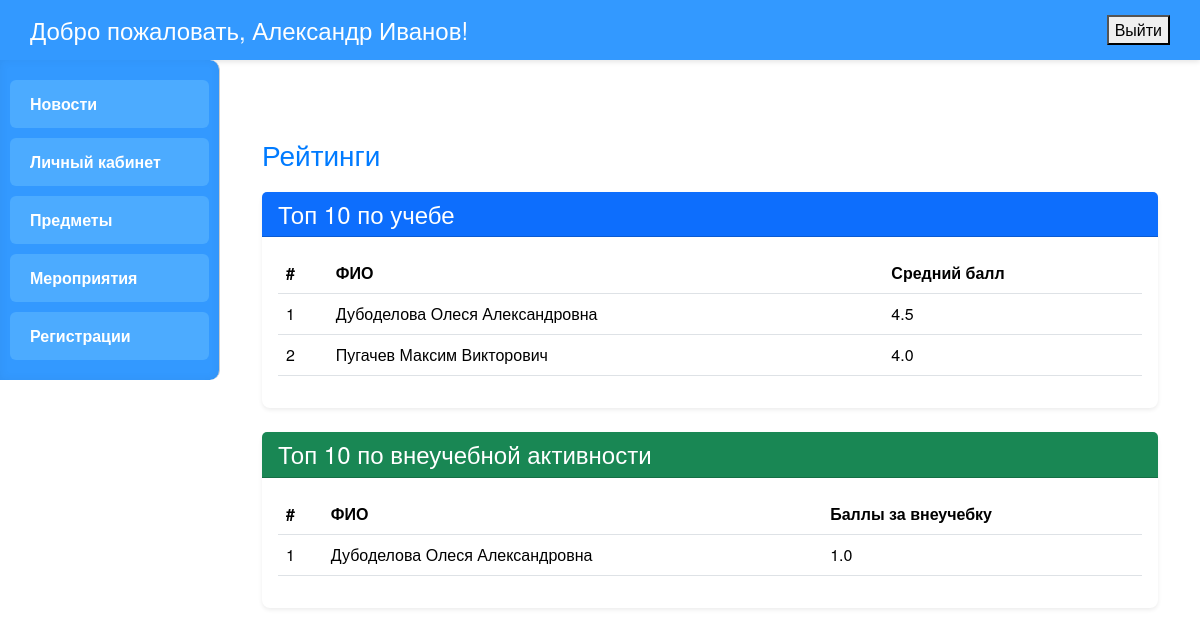
Screenshot of / (signed in) with the database file from the repository.
### main/models.py (models this page shows, shortened)
class Profile(models.Model):
    ROLES = [
        ('ST', 'Студент'),
        ('TE', 'Преподаватель'),
        ('AD', 'Администратор'),
        ('MA', 'Менеджер'),
        ('PR', 'Продавец'),
    ]
    user = models.OneToOneField(User, on_delete=models.CASCADE)
    middle_name = models.CharField(max_length=50, verbose_name='Отчество', blank=True)
    role = models.CharField(max_length=2, choices=ROLES, verbose_name='Роль')
    group = models.ForeignKey('Groups', on_delete=models.SET_NULL, null=True, blank=True, verbose_name='Группа')
    user_photo = models.ImageField(upload_to='profile_photos/', blank=True, null=True, verbose_name='Фото профиля')
    def get_full_name(self):
        return f'{self.user.last_name} {self.user.first_name} {self.middle_name or ""}'

### main/views.py (the view)
# urls.py: path('', views.dashboard, name='dashboard'),
@login_required
def dashboard(request):
    profile = request.user.profile
    avg_grade_user = get_student_avg_grade(request.user)
    extra_points_user = get_extra_points(request.user)
    top_students_grades = (
        Grades.objects.values('student_id')
        .annotate(avg_grade=Avg('grade'))
        .order_by('-avg_grade')[:10]
    )
    students_top_grades = []
    for item in top_students_grades:
        user = User.objects.get(id=item['student_id'])
        student_profile = Profile.objects.get(user=user)
        students_top_grades.append({
            'full_name': student_profile.get_full_name,
            'avg_grade': round(item['avg_grade'], 2) if item['avg_grade'] else 0.0,
        })
    all_grades = (
        Grades.objects.values('student_id')
        .annotate(avg_grade=Avg('grade'))
        .order_by('-avg_grade')
    )
    user_rank_grades = None
    for idx, entry in enumerate(all_grades, start=1):
        if entry['student_id'] == request.user.id:
            user_rank_grades = idx
            break
    top_students_extra = (
        MoneyOperations.objects.values('user')
        .annotate(extra_points=Sum('quantity'))
        .filter(extra_points__gt=0)
        .order_by('-extra_points')[:10]
    )
    students_top_extra = []
    for item in top_students_extra:
        try:
            user = User.objects.get(id=item['user'])
            student_profile = Profile.objects.get(user=user)
            students_top_extra.append({
                'full_name': student_profile.get_full_name,
                'extra_points': round(float(item['extra_points']), 2)
            })
        except User.DoesNotExist:
            continue
    all_extra_points = (
        MoneyOperations.objects.values('user')
        .annotate(extra_points=Sum('quantity'))
        .filter(extra_points__gt=0)
        .order_by('-extra_points')
    )
    user_extra_rank = None
    for idx, entry in enumerate(all_extra_points, start=1):
        if entry['user'] == request.user.id:
            user_extra_rank = idx
            break
    context = {
        'profile': profile,
        'avg_grade_user': avg_grade_user,
        'extra_points_user': extra_points_user,
        'students_top_grades': students_top_grades,
        'students_top_extra': students_top_extra,
        'user_rank_grades': user_rank_grades,  # Теперь эта переменная определена
        'user_extra_rank': user_extra_rank or '-',
    }
    return render(request, 'main/dashboard.html', context)

### main/views.py (called while the page is built)
def get_student_avg_grade(user):
    return Grades.objects.filter(student_id=user).aggregate(avg_grade=Avg('grade'))['avg_grade']

def get_extra_points(user):
    total_points = MoneyOperations.objects.filter(
        user=user,
        transaction_date__gte=datetime.date.today() - timedelta(days=30),
        quantity__gt=0
    ).aggregate(total=Sum('quantity'))['total']
    return total_points or 0

### main/templates/main/dashboard.html (shortened to what this page needs)
{% extends "main/base.html" %}
{% block content %}
<div class="container mt-5">
    <h2>Рейтинги</h2>
    <div class="card shadow-sm border-0 rounded-3 mb-4">
        <div class="card-header bg-primary text-white">
            <h4 class="mb-0">Топ 10 по учебе</h4>
        </div>
        <div class="card-body">
            {% if students_top_grades %}
                <table class="table table-hover">
                    <thead>
                        <tr>
                            <th>#</th>
                            <th>ФИО</th>
                            <th>Средний балл</th>
                        </tr>
                    </thead>
                    <tbody>
                        {% for student in students_top_grades %}
                            <tr>
                                <td>{{ forloop.counter }}</td>
                                <td>{{ student.full_name }}</td>
                                <td>{{ student.avg_grade }}</td>
                            </tr>
                        {% endfor %}
                    </tbody>
                </table>
            {% else %}
                <p>Нет данных</p>
            {% endif %}
        </div>
    </div>
    <div class="card shadow-sm border-0 rounded-3">
        <div class="card-header bg-success text-white">
            <h4 class="mb-0">Топ 10 по внеучебной активности</h4>
        </div>
        <div class="card-body">
            {% if students_top_extra %}
                <table class="table table-hover">
                    <thead>
                        <tr>
                            <th>#</th>
                            <th>ФИО</th>
                            <th>Баллы за внеучебку</th>
                        </tr>
                    </thead>
                    <tbody>
                        {% for student in students_top_extra %}
                            <tr>
                                <td>{{ forloop.counter }}</td>
                                <td>{{ student.full_name }}</td>
                                <td>{{ student.extra_points }}</td>
                            </tr>
                        {% endfor %}
                    </tbody>
                </table>
            {% else %}
                <p>Нет данных о внеучебных баллах</p>
            {% endif %}
        </div>
    </div>
</div>
{% endblock %}

### main/templates/main/base.html (shortened to what this page needs)
<!DOCTYPE html>
<html lang="ru">
<head>
  <link href="https://cdn.jsdelivr.net/npm/bootstrap@5.3.3/dist/css/bootstrap.min.css" rel="stylesheet">
</head>
<body>
  <div class="header">
    {% if user.is_authenticated %}
      <h1>Добро пожаловать, {{ user.get_full_name|default:user.username }}!</h1>
      <form method="post" action="{% url 'logout' %}">
        <button type="submit" onclick="return confirm('Вы уверены, что хотите выйти?')">Выйти</button>
      </form>
    {% else %}
      <h1>Добро пожаловать!</h1>
      <a href="{% url 'login' %}" class="exit-link">Войти</a>
    {% endif %}
  </div>
  <div class="page-wrapper d-flex">
    <div class="sidebar">
      {% if user.profile.role == 'AD' %}
        <div class="menu-item"><a href="{% url 'news' %}">Новости</a></div>
        <div class="menu-item"><a href="{% url 'home' %}">Личный кабинет</a></div>
        <div class="menu-item"><a href="{% url 'dashboard' %}">Рейтинги</a></div>
        <div class="menu-item"><a href="{% url 'study' %}">Учеба</a></div>
        <div class="menu-item"><a href="{% url 'subjects' %}">Предметы</a></div>
        <div class="menu-item"><a href="{% url 'events' %}">Мероприятия</a></div>
        <div class="menu-item"><a href="{% url 'registrations' %}">Регистрации</a></div>
        <div class="menu-item"><a href="{% url 'shop' %}">Магазин</a></div>
        <div class="menu-item"><a href="{% url 'orders' %}">Заказы</a></div>
        <div class="menu-item"><a href="{% url 'operations' %}">Финансовые операции</a></div>
      {% elif user.profile.role == 'TE' %}
        <div class="menu-item"><a href="{% url 'news' %}">Новости</a></div>
        <div class="menu-item"><a href="{% url 'home' %}">Личный кабинет</a></div>
        <div class="menu-item"><a href="{% url 'subjects' %}">Предметы</a></div>
        <div class="menu-item"><a href="{% url 'events' %}">Мероприятия</a></div>
        <div class="menu-item"><a href="{% url 'registrations' %}">Регистрации</a></div>
      {% elif user.profile.role == 'MA' %}
        <div class="menu-item"><a href="{% url 'news' %}">Новости</a></div>
        <div class="menu-item"><a href="{% url 'home' %}">Личный кабинет</a></div>
        <div class="menu-item"><a href="{% url 'events' %}">Мероприятия</a></div>
        <div class="menu-item"><a href="{% url 'registrations' %}">Регистрации</a></div>
      {% elif user.profile.role == 'PR' %}
        <div class="menu-item"><a href="{% url 'news' %}">Новости</a></div>
        <div class="menu-item"><a href="{% url 'home' %}">Личный кабинет</a></div>
        <div class="menu-item"><a href="{% url 'shop' %}">Магазин</a></div>
        <div class="menu-item"><a href="{% url 'orders' %}">Заказы</a></div>
      {% endif %}
    </div>
    <div class="main">
      {% block content %}{% endblock %}
    </div>
  </div>
</body>
</html>

### main/templates/main/base.html (style rules this page uses)
body { margin: 0; font-family: 'Helvetica Neue', Arial, sans-serif; background-color: #fff; color: #333; }
.header { background-color: #3399ff; padding: 15px 30px; display: flex; justify-content: space-between; align-items: center; box-shadow: 0 2px 5px rgba(0,0,0,0.1); }
.header h1 { margin: 0; font-size: 24px; color: #fff; }
.page-wrapper { display: flex; min-height: 100vh; }
.sidebar { width: 220px; background-color: #3399ff; border-right: 1px solid #ccc; padding: 20px 10px; display: flex; flex-direction: column; gap: 10px; border-radius: 0 10px 10px 0; box-shadow: inset 0 0 10px rgba(0,0,0,0.05); overflow-y: auto; height: 100%; }
.menu-item { padding: 12px 20px; background-color: #4cabff; color: #fff; text-decoration: none; border-radius: 6px; font-weight: 600; cursor: pointer; transition: background-color 0.3s, transform 0.2s; }
.menu-item a { color: #fff !important; text-decoration: none; display: block; width: 100%; height: 100%; }
.main { flex-grow: 1; padding: 30px; }
.main h2 { margin-top: 0; font-size: 28px; color: #007bff; margin-bottom: 20px; }

### rows the page displays
Profile: full_name "Дубоделова Олеся Александровна", full_name "Дубоделова Олеся Александровна"
Profile: full_name "Пугачев Максим Викторович"

### other values shown
{{ user.get_full_name|default:user.username }} "Александр Иванов"
{{ student.avg_grade }} "4.5" "4.0"
{{ student.extra_points }} "1.0"
